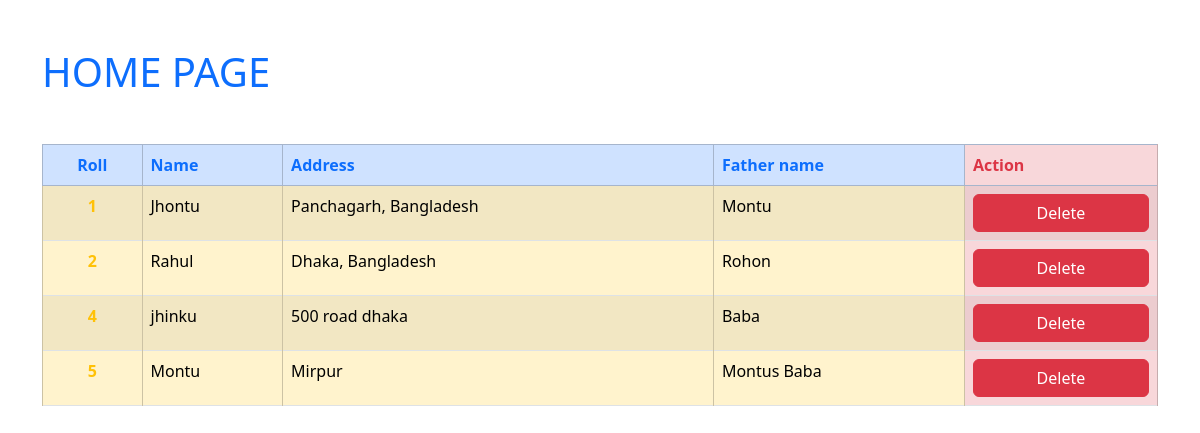
The page / on the database its author committed.
### first_app/models.py (models this page shows)
class Student(models.Model):
    name = models.CharField(max_length=20)
    roll = models.IntegerField(primary_key=True)
    address = models.TextField()
    father_name = models.TextField(default='Baba')
    def __str__(self):
        return f"- Roll: {self.roll}, {self.name} , {self.address}"

### first_app/views.py (the view)
# urls.py: path('', views.home, name='homepage'),
def home(req):
    students = models.Student.objects.all() #for get all students data
    print(students)
    return render(req, 'home.html', {'students' : students})

### first_app/Templates/home.html
{% extends 'base.html' %}
{% block content %}
    <div class="container mt-5">
        <h1 class="my-5 text-primary">HOME PAGE</h1>
        <div>
            {% if students %}
            <table class="table table-striped table-bordered">
                <thead class="table-primary ">
                  <tr>
                    <th scope="col" class="text-primary text-center">Roll</th>
                    <th scope="col" class="text-primary">Name</th>
                    <th scope="col" class="text-primary">Address</th>
                    <th scope="col" class="text-primary">Father name</th>
                    <th scope="col" class="text-primary table-danger text-danger">Action</th>
                  </tr>
                </thead>
                <tbody>
                    {% for student in students %}
                    <tr>
                        <th scope="row" class="table-warning text-warning text-center">{{student.roll}}</th>
                        <td class="table-warning">{{student.name}}</td>
                        <td class="table-warning">{{student.address}}</td>
                        <td class="table-warning">{{student.father_name}}</td>
                        <td class="table-danger"><a href="{% url 'delete_student' student.roll %}" class="btn btn-danger w-100">Delete</a></td>
                    </tr>
                    {% endfor %}
                </tbody>
              </table>
            {% else %}
                <h1>Nothing to show</h1>
            {% endif %}
        </div>
    </div>
{% endblock content %}

### first_app/Templates/base.html (shortened to what this page needs)
{% load static %}
<!DOCTYPE html>
<html lang="en">
<head>
    <link href="https://cdn.jsdelivr.net/npm/bootstrap@5.3.3/dist/css/bootstrap.min.css" rel="stylesheet">
</head>
<body>
    {% block content %}
    {% endblock content %}
</body>
</html>

### rows shown on the page
Student: roll "1", name "Jhontu", address "Panchagarh, Bangladesh", father_name "Montu"
Student: roll "2", name "Rahul", address "Dhaka, Bangladesh", father_name "Rohon"
Student: roll "4", name "jhinku", address "500 road dhaka", father_name "Baba"
Student: roll "5", name "Montu", address "Mirpur", father_name "Montus Baba"
